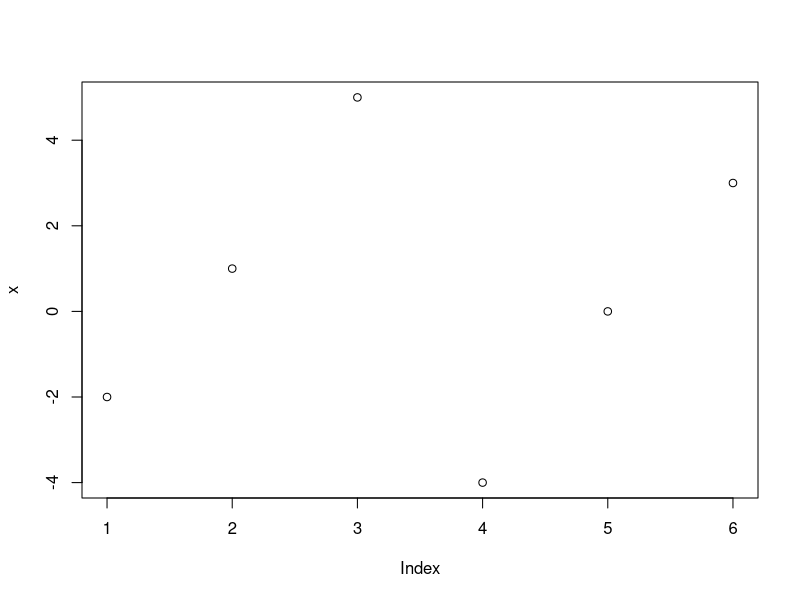
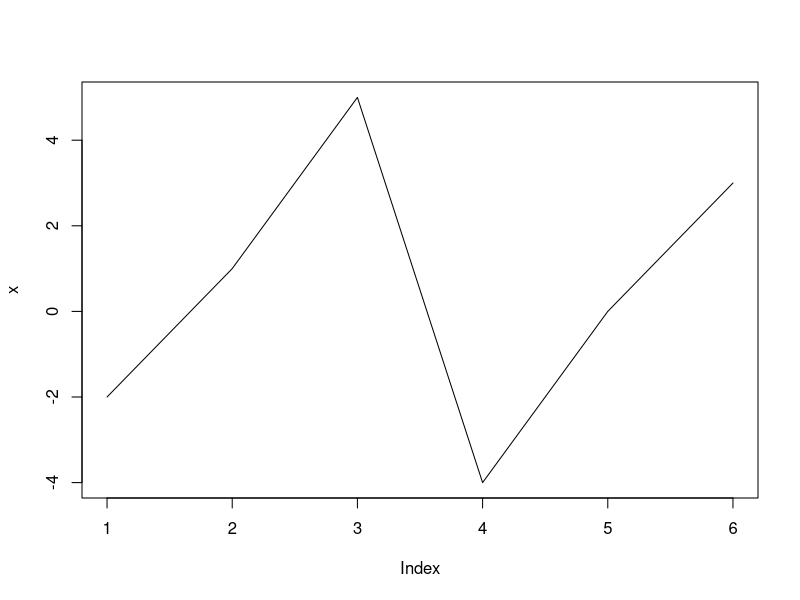
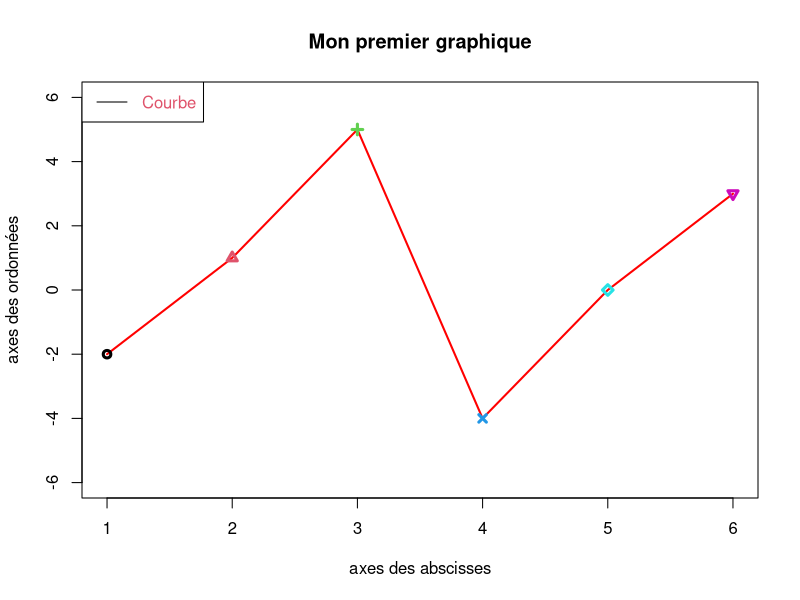
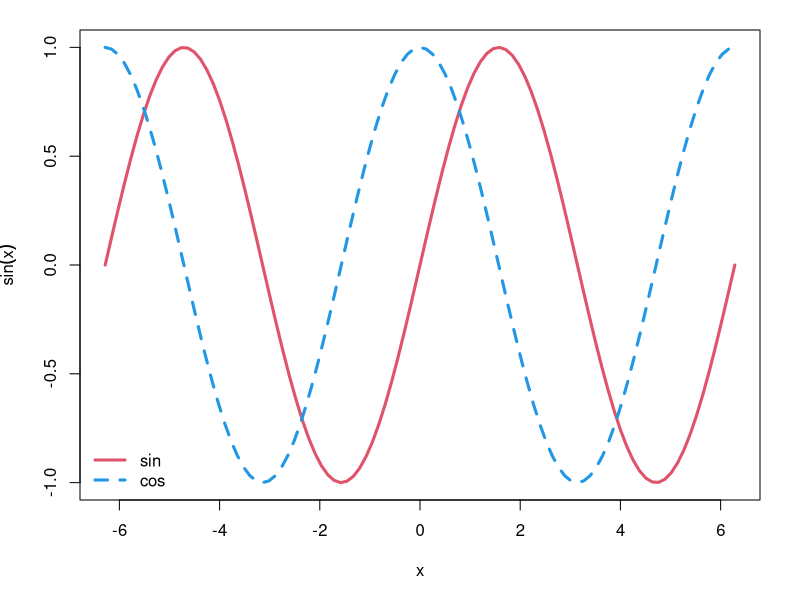
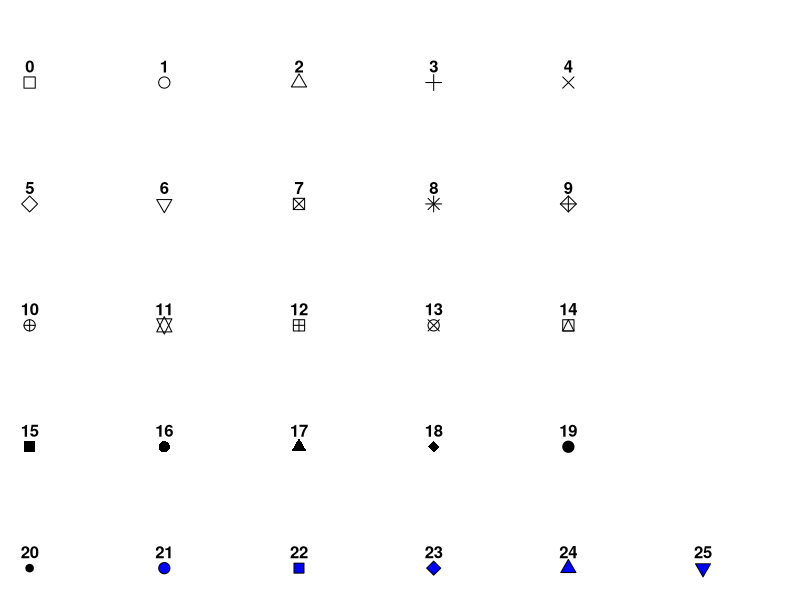
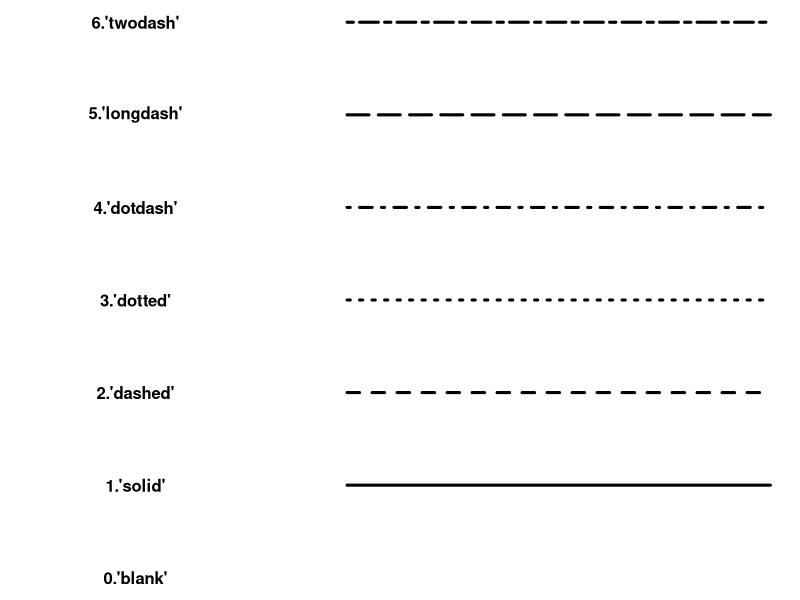
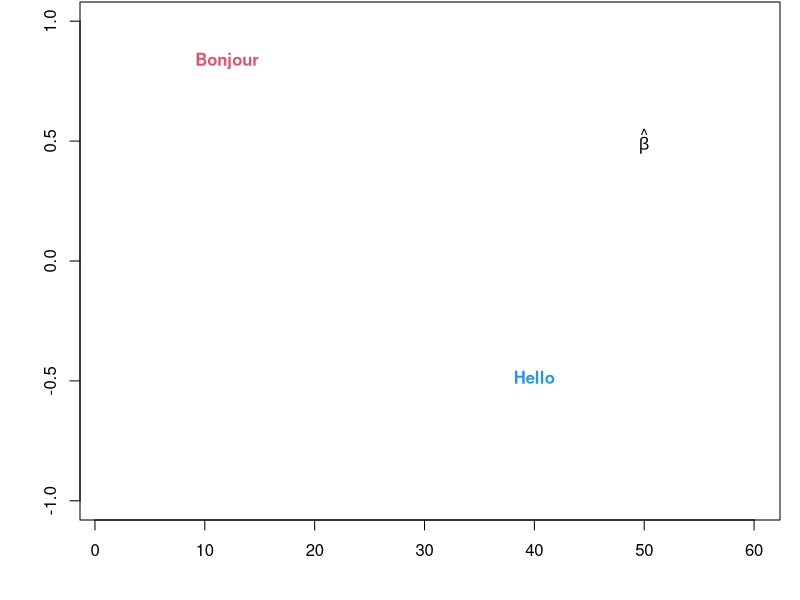
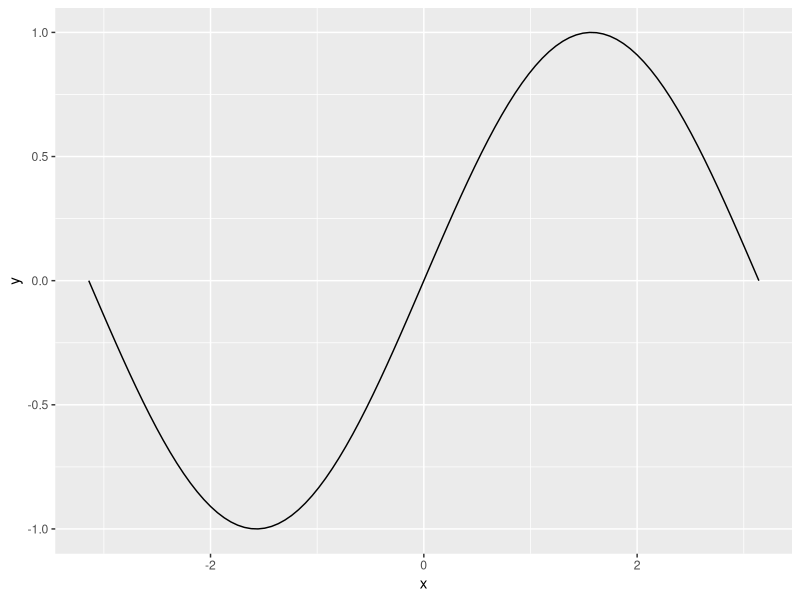

Source code (R) for these figures, in order:
## ---- chunk 1
knitr::opts_chunk$set(comment=NA, message = F, warning = F, background ="cornsilk2", size='footnotesize' )
## ---- chunk 2
x=c(-2,1,5,-4,0,3); plot(x)
## ---- chunk 3
plot(x, type="l")
## ---- chunk 4
plot(x,type="l", col="red",lwd=2, xlab="axes des abscisses", 
ylab="axes des ordonnées", main="Mon premier graphique", 
ylim=c(-6,6))
points(x,col=1:6,pch=1:6,lwd=3)
legend("topleft", "Courbe", text.col=2, lty=1)
## ---- chunk 5
xx=seq(-2*pi, 2*pi, len=100); yy= sin(xx)
par(mar=c(5,4,1.5,2))
plot(xx,yy,type="l",xlab="x", ylab=expression(sin(x)), 
     col=2, lwd=3)
curve(cos, -2*pi, 2*pi, col=4, lwd=3, lty=2, add=T)
legend("bottomleft",c("sin", "cos"), lty=c(1,2), col=c(2,4), 
       lwd=3,bty="n")
## ---- chunk 6

  par(font=2, mar=c(0.5,0,0,0))
  y=rev(c(rep(1,6),rep(2,5), rep(3,5), rep(4,5), rep(5,5)))
  x=c(rep(1:5,5),6)
  plot(x, y, pch = 0:25, cex=1.5, ylim=c(1,5.5), xlim=c(1,6.5), 
       axes=FALSE, xlab="", ylab="", bg="blue")
  text(x, y, labels=0:25, pos=3)
  

## ---- chunk 7
par(font=2, mar=c(0,0,0,0))
  plot(1, pch="", ylim=c(0,6), xlim=c(0,0.7),  axes=FALSE,xlab="", ylab="")
  for(i in 0:6) lines(c(0.3,0.7), c(i,i), lty=i, lwd=3)
  text(rep(0.1,6), 0:6, labels=c("0.'blank'", "1.'solid'", "2.'dashed'", "3.'dotted'",
                                 "4.'dotdash'", "5.'longdash'", "6.'twodash'"))
## ---- chunk 8
par(mar=c(4,4,.1,1))
x1=cos(seq(0,pi,len=60)); plot(x1,type="n", xlab="", ylab="")
text(12, x1[12], "Bonjour", col=2); text(40, x1[40], "Hello", col=4)
text(50,0.5, expression(hat(beta)))
## ---- chunk 9
library(ggplot2)
x=seq(-pi, pi, len=100)
y=sin(x); dd=data.frame(x,y)
p=ggplot(dd,aes(x,y))+geom_line()
p
## ---- chunk 10
p=p+geom_line(linewidth=1.2, colour="blue")+ ggtitle("Titre")
p
## ---- chunk 11
p=p+theme(plot.title = element_text(hjust = 0.5, size=20,
          color="darkred"))+labs(x="",y="")
p
